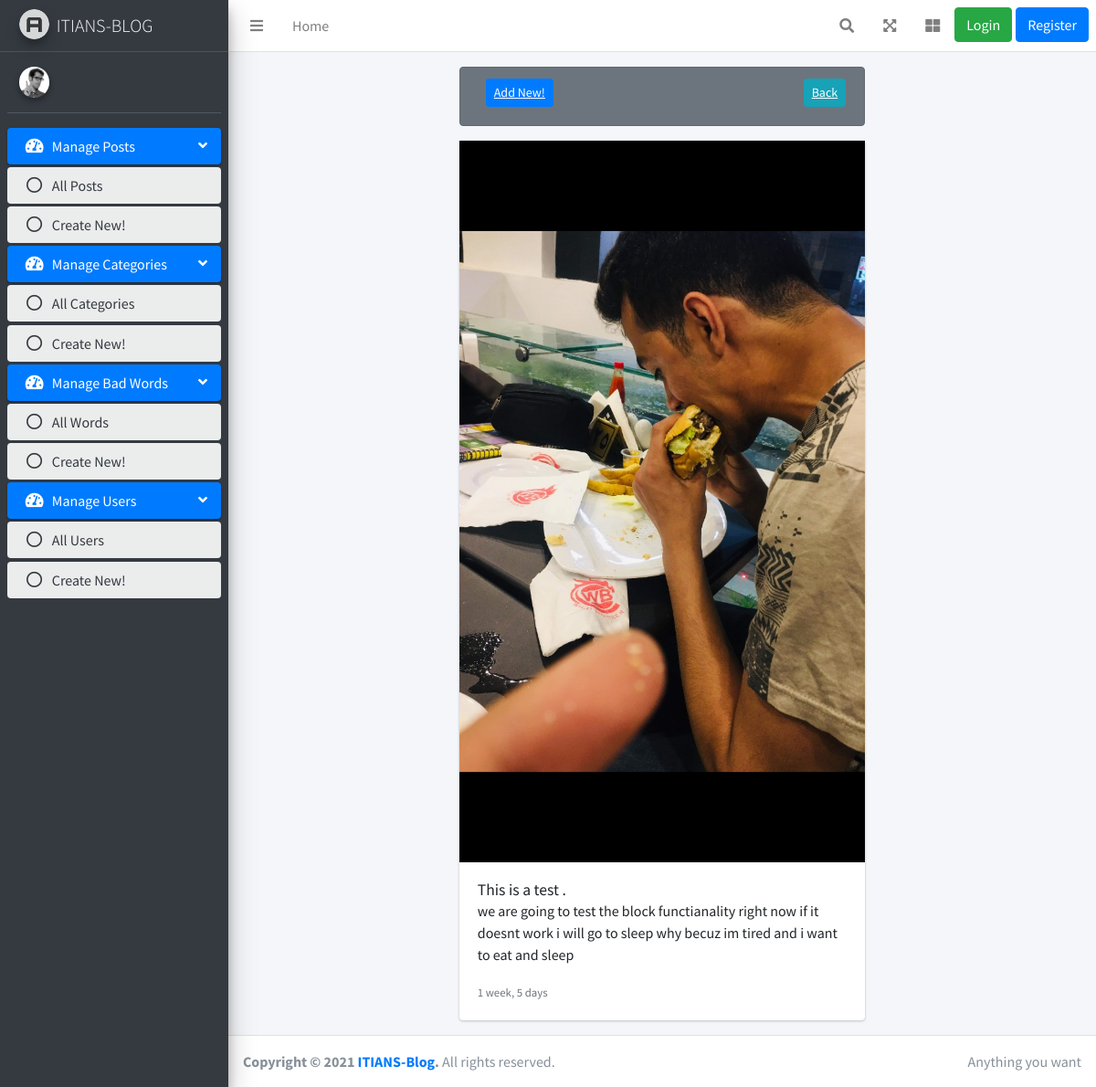
The app's page /auth/post_details/this-is-a-test, older data.
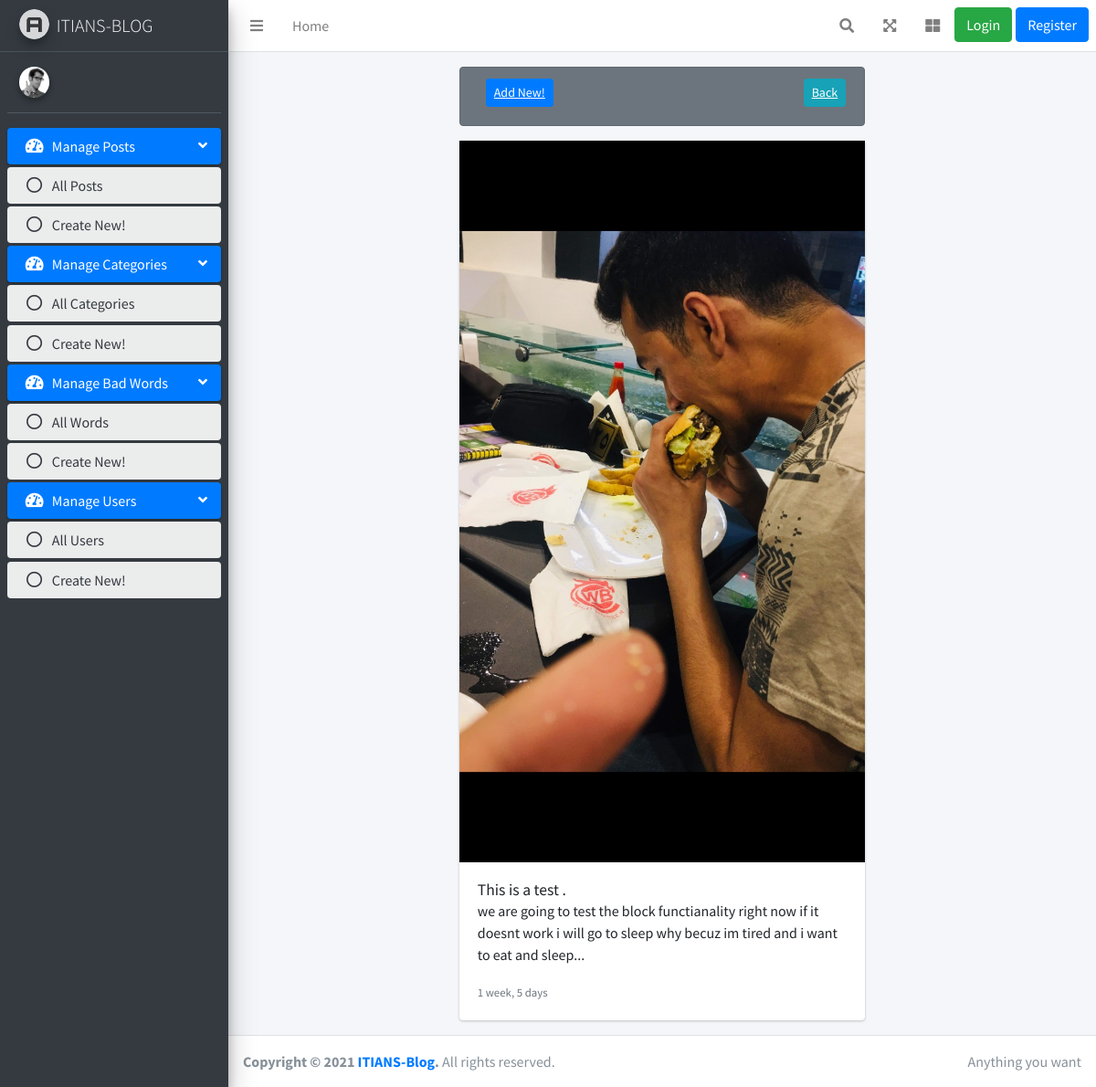
The same page, newer data.
### posts/models.py (models this page shows, shortened)
class Post(models.Model):
    user = models.ForeignKey(User, on_delete=models.CASCADE)
    title = models.CharField(max_length = 50)
    content = models.TextField(max_length = 600)
    image = models.ImageField(upload_to = "posts")
    publish = models.DateField(auto_now_add = True)
    categories = models.ManyToManyField(Category, related_name="categories", blank=True)
    slug = models.SlugField(primary_key=True, db_index=True)
    likes = models.ManyToManyField(User, related_name="likes", blank=True)
    dislikes = models.ManyToManyField(
        User, related_name="dislikes", blank=True)

### dashboard/views.py (the view)
# urls.py: path("auth/post_details/<slug>", views.posts_details, name="postdetails"),
def posts_details(request, slug):
    post = get_object_or_404(Post, slug=slug)
    comments = post.comments.filter(parent__isnull=True)
    is_liked = post.likes.filter(username=request.user.username).exists()
    is_disliked = post.dislikes.filter(username=request.user.username).exists()
    comment_form = commentForm()
    context = {
        "post": post,
        "comments": comments,
        "is_liked": is_liked,
        "is_disliked": is_disliked,
        "comment_form": comment_form
    }
    return render(request, 'auth/dashboard/posts/posts_details.html', context)

### dashboard/templates/auth/dashboard/posts/posts_details.html (shortened to what this page needs)
{%extends 'dashboard/layout/base.html'%}  {% block body_block %}
<div class="row">
    <div class="col-6 offset-3">
        <div class="container-fluid">
            <div class="row">
                <div class="col-md-12">
                    <div class=" mt-3">
                        <h1 class="alert alert-secondary d-flex justify-content-between">
                            <a href="/auth/add/post" class="btn btn-sm btn-primary mb-2 ml-2">Add New!</a>
                            <a href="/auth/posts" class="btn btn-sm btn-info mb-2 ml-2">Back</a>
                        </h1>
                    </div>
                    <div class="post-content">
                        <div class="card mb-3">
                            <img
                                src="{{post.image.url}}"
                                class="card-img-top"
                                alt="{{post.title}}"
                            />
                            <div class="card-body">
                                <h5 class="card-title">{{post.title}}</h5>
                                <p class="card-text">{{post.content }}</p>
                                <div class="d-flex justify-content-between">
                                    <p class="card-text">
                                        <small class="text-muted"
                                            >{{post.publish | timesince}}</small
                                        >
                                    </p>
                                </div>
                            </div>
                        </div>
                    </div>
                </div>
            </div>
        </div>
    </div>
</div>
{% endblock %}

Row changes from the older to the newer data that the page shows:
changed Post "This is a test .": content "we are going to test the block functianality right now if it doesnt work i will go to sleep why becuz im tired and i want to eat and sleep" → "we are going to test the block functianality right now if it doesnt work i will go to sleep why becuz im tired and i want to eat and sleep..."
